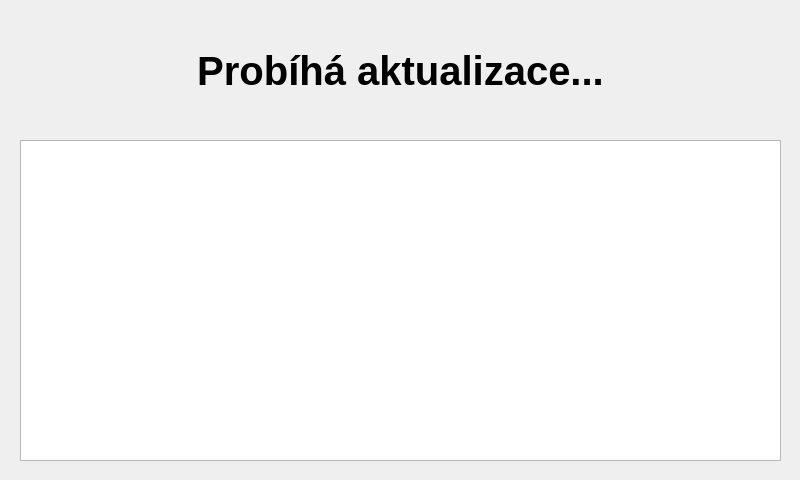
<?xml version="1.0" encoding="UTF-8"?>
<ui version="4.0">
 <class>Update</class>
 <widget class="QDialog" name="Update">
  <property name="geometry">
   <rect>
    <x>0</x>
    <y>0</y>
    <width>800</width>
    <height>480</height>
   </rect>
  </property>
  <property name="windowTitle">
   <string>Dialog</string>
  </property>
  <widget class="QPlainTextEdit" name="plainTextEdit">
   <property name="geometry">
    <rect>
     <x>20</x>
     <y>140</y>
     <width>761</width>
     <height>321</height>
    </rect>
   </property>
   <property name="readOnly">
    <bool>true</bool>
   </property>
   <property name="plainText">
    <string/>
   </property>
  </widget>
  <widget class="QLabel" name="label">
   <property name="geometry">
    <rect>
     <x>20</x>
     <y>10</y>
     <width>761</width>
     <height>121</height>
    </rect>
   </property>
   <property name="font">
    <font>
     <pointsize>30</pointsize>
     <weight>75</weight>
     <bold>true</bold>
    </font>
   </property>
   <property name="text">
    <string>Probíhá aktualizace...</string>
   </property>
   <property name="alignment">
    <set>Qt::AlignCenter</set>
   </property>
  </widget>
 </widget>
 <resources/>
 <connections/>
</ui>
